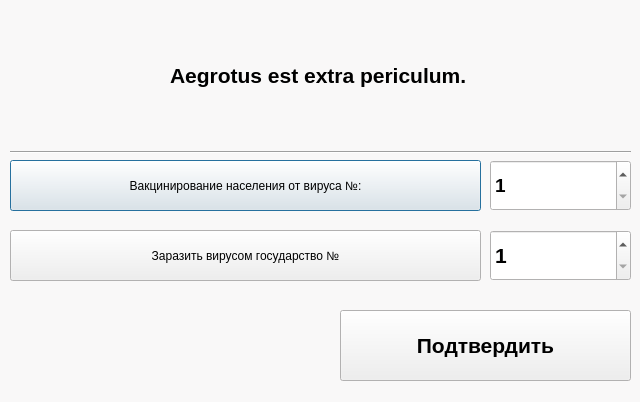
<?xml version="1.0" encoding="UTF-8"?>
<ui version="4.0">
 <class>MinHel</class>
 <widget class="QDialog" name="MinHel">
  <property name="geometry">
   <rect>
    <x>0</x>
    <y>0</y>
    <width>640</width>
    <height>402</height>
   </rect>
  </property>
  <property name="palette">
   <palette>
    <active>
     <colorrole role="Base">
      <brush brushstyle="SolidPattern">
       <color alpha="255">
        <red>255</red>
        <green>255</green>
        <blue>255</blue>
       </color>
      </brush>
     </colorrole>
     <colorrole role="Window">
      <brush brushstyle="SolidPattern">
       <color alpha="255">
        <red>249</red>
        <green>248</green>
        <blue>248</blue>
       </color>
      </brush>
     </colorrole>
    </active>
    <inactive>
     <colorrole role="Base">
      <brush brushstyle="SolidPattern">
       <color alpha="255">
        <red>255</red>
        <green>255</green>
        <blue>255</blue>
       </color>
      </brush>
     </colorrole>
     <colorrole role="Window">
      <brush brushstyle="SolidPattern">
       <color alpha="255">
        <red>249</red>
        <green>248</green>
        <blue>248</blue>
       </color>
      </brush>
     </colorrole>
    </inactive>
    <disabled>
     <colorrole role="Base">
      <brush brushstyle="SolidPattern">
       <color alpha="255">
        <red>249</red>
        <green>248</green>
        <blue>248</blue>
       </color>
      </brush>
     </colorrole>
     <colorrole role="Window">
      <brush brushstyle="SolidPattern">
       <color alpha="255">
        <red>249</red>
        <green>248</green>
        <blue>248</blue>
       </color>
      </brush>
     </colorrole>
    </disabled>
   </palette>
  </property>
  <property name="windowTitle">
   <string>Министерство здравоохранения</string>
  </property>
  <widget class="QLabel" name="label">
   <property name="geometry">
    <rect>
     <x>20</x>
     <y>10</y>
     <width>111</width>
     <height>121</height>
    </rect>
   </property>
   <property name="frameShape">
    <enum>QFrame::Box</enum>
   </property>
   <property name="lineWidth">
    <number>0</number>
   </property>
   <property name="text">
    <string>&lt;html&gt;&lt;head/&gt;&lt;body&gt;&lt;p&gt;&lt;img src=&quot;:/gerb.png&quot;/&gt;&lt;/p&gt;&lt;/body&gt;&lt;/html&gt;</string>
   </property>
  </widget>
  <widget class="QLabel" name="label_2">
   <property name="geometry">
    <rect>
     <x>510</x>
     <y>10</y>
     <width>111</width>
     <height>121</height>
    </rect>
   </property>
   <property name="frameShape">
    <enum>QFrame::NoFrame</enum>
   </property>
   <property name="text">
    <string>&lt;html&gt;&lt;head/&gt;&lt;body&gt;&lt;p&gt;&lt;img src=&quot;:/med.png&quot;/&gt;&lt;/p&gt;&lt;/body&gt;&lt;/html&gt;</string>
   </property>
  </widget>
  <widget class="QLabel" name="label_3">
   <property name="geometry">
    <rect>
     <x>170</x>
     <y>20</y>
     <width>311</width>
     <height>111</height>
    </rect>
   </property>
   <property name="font">
    <font>
     <pointsize>16</pointsize>
     <weight>75</weight>
     <bold>true</bold>
    </font>
   </property>
   <property name="text">
    <string>Aegrotus est extra periculum.</string>
   </property>
  </widget>
  <widget class="Line" name="line">
   <property name="geometry">
    <rect>
     <x>10</x>
     <y>144</y>
     <width>621</width>
     <height>16</height>
    </rect>
   </property>
   <property name="orientation">
    <enum>Qt::Horizontal</enum>
   </property>
  </widget>
  <widget class="QPushButton" name="vaccineButton">
   <property name="geometry">
    <rect>
     <x>10</x>
     <y>160</y>
     <width>471</width>
     <height>51</height>
    </rect>
   </property>
   <property name="toolTip">
    <string>&lt;html&gt;&lt;head/&gt;&lt;body&gt;&lt;p&gt;стоимость: 250.000&lt;/p&gt;&lt;p&gt;&lt;span style=&quot; font-size:9pt;&quot;&gt;Попытаться вылечить население.&lt;/span&gt;&lt;br/&gt;&lt;span style=&quot; font-size:6pt;&quot;&gt;волчанка?&lt;/span&gt;&lt;/p&gt;&lt;/body&gt;&lt;/html&gt;</string>
   </property>
   <property name="text">
    <string>Вакцинирование населения от вируса №:</string>
   </property>
  </widget>
  <widget class="QSpinBox" name="VirusSpinBox">
   <property name="geometry">
    <rect>
     <x>490</x>
     <y>160</y>
     <width>141</width>
     <height>51</height>
    </rect>
   </property>
   <property name="font">
    <font>
     <pointsize>14</pointsize>
     <weight>75</weight>
     <bold>true</bold>
    </font>
   </property>
   <property name="minimum">
    <number>1</number>
   </property>
  </widget>
  <widget class="QPushButton" name="infectButton">
   <property name="geometry">
    <rect>
     <x>10</x>
     <y>230</y>
     <width>471</width>
     <height>51</height>
    </rect>
   </property>
   <property name="toolTip">
    <string>&lt;html&gt;&lt;head/&gt;&lt;body&gt;&lt;p&gt;стоимость: 1.000.000&lt;/p&gt;&lt;p&gt;&lt;span style=&quot; font-size:9pt;&quot;&gt;Заразить население указанной страны.&lt;/span&gt;&lt;/p&gt;&lt;/body&gt;&lt;/html&gt;</string>
   </property>
   <property name="text">
    <string>Заразить вирусом государство №</string>
   </property>
  </widget>
  <widget class="QSpinBox" name="infectSpinBox">
   <property name="geometry">
    <rect>
     <x>490</x>
     <y>230</y>
     <width>141</width>
     <height>51</height>
    </rect>
   </property>
   <property name="font">
    <font>
     <pointsize>16</pointsize>
     <weight>75</weight>
     <bold>true</bold>
    </font>
   </property>
   <property name="minimum">
    <number>1</number>
   </property>
  </widget>
  <widget class="QPushButton" name="approveButton">
   <property name="enabled">
    <bool>true</bool>
   </property>
   <property name="geometry">
    <rect>
     <x>340</x>
     <y>310</y>
     <width>291</width>
     <height>71</height>
    </rect>
   </property>
   <property name="font">
    <font>
     <pointsize>16</pointsize>
     <weight>75</weight>
     <bold>true</bold>
    </font>
   </property>
   <property name="text">
    <string>Подтвердить</string>
   </property>
  </widget>
 </widget>
 <resources/>
 <connections/>
</ui>
